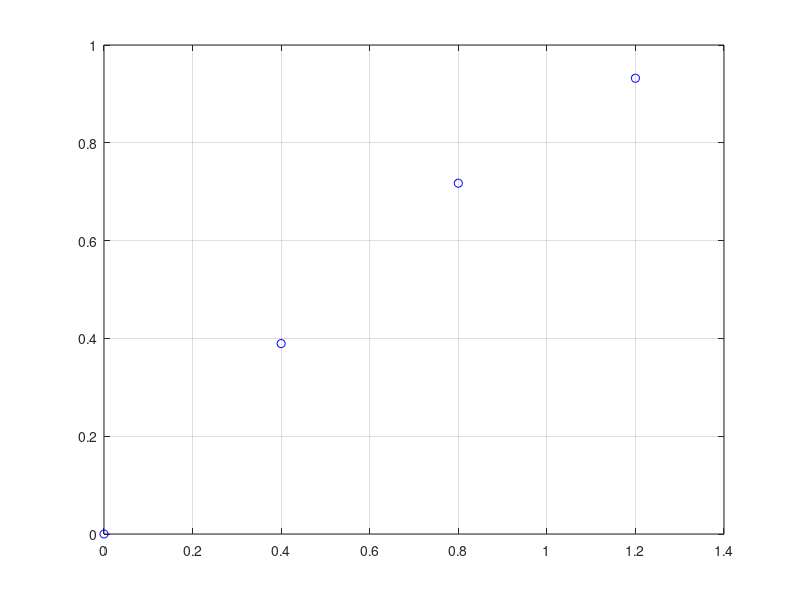
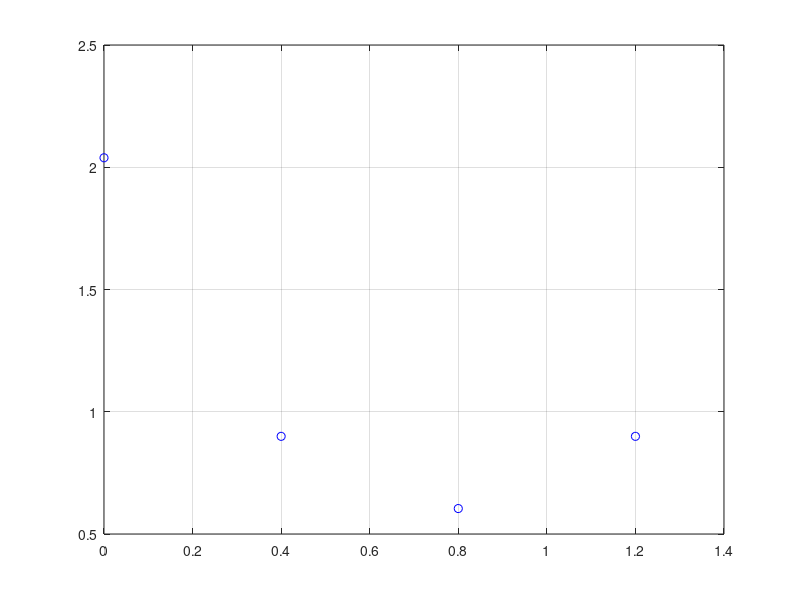

Write MATLAB code to recreate these figures, in order. (Note: this script raises an error after producing the figures.)
x = [0;0.4;0.8;1.2;1.6;2.0;2.4;2.8;3.2;3.6;4.0;4.4;4.8;5.2];
x = [x;x+5.6];
x = [x;x+max(x)+0.4;max(x)+0.8];
x=x(1:4);
% y=power(x,2)/2;
y=sin(x);
% y=power(x-max(x/2),2);
figure(1);clf;
plot(x,y,'bo');grid on;
Y = fft(y);
figure(2);clf;
plot(x,abs(Y),'bo');grid on;

xData=x;
yData=y;
ordDeriv = 1;
yDeriv = ZDerivativeFourier(xData, yData, ordDeriv);
figure(3);clf;
plot(x,yDeriv,'bo');grid on;
figure(4);
NN=1000;
yFu = interpft(y,NN);
clf;
hold on;
plot(x,y,'bo');
plot(linspace(min(x), max(x), NN),yFu,'r');
grid on;

